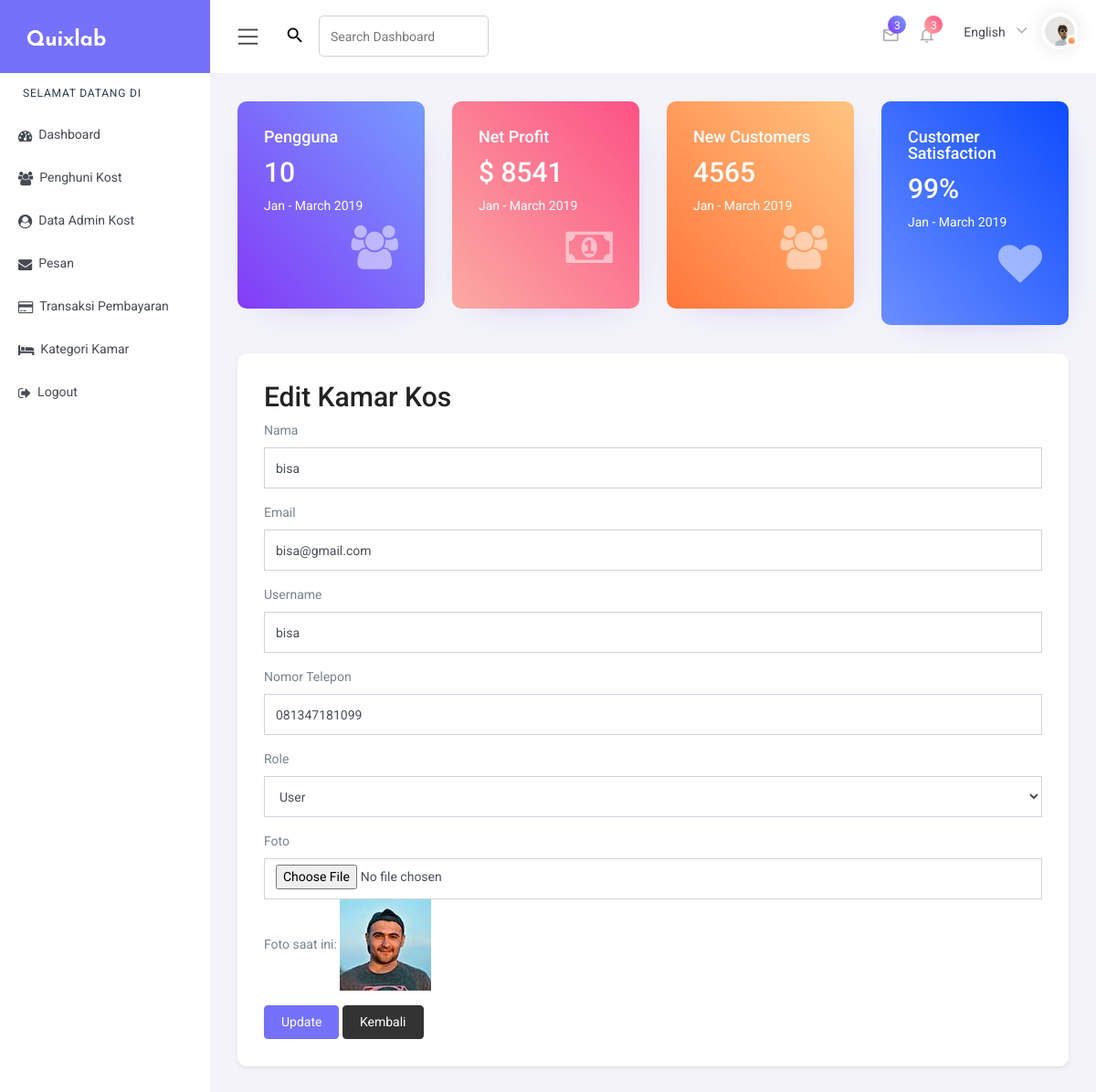
/edit3.php?id=8, run on the app's committed database.
### tables this page shows
CREATE TABLE `pengguna_222271` (
  `id_222271` int(11) NOT NULL,
  `nama_222271` varchar(100) NOT NULL,
  `email_222271` varchar(100) NOT NULL,
  `username_222271` varchar(255) NOT NULL,
  `nomorTelepon_222271` varchar(15) NOT NULL,
  `foto_222271` varchar(255) DEFAULT NULL,
  `role_222271` enum('user','admin') DEFAULT 'user',
  `password_222271` varchar(255) DEFAULT NULL,
  `last_updated` timestamp NULL DEFAULT NULL
);

### edit3.php (the view, shortened to what this page needs)
<?php
require 'config/fungsi.php';
$id_pengguna = isset($_GET['id']) ? intval($_GET['id']) : 0;
$query = "SELECT * FROM pengguna_222271 WHERE id_222271 = $id_pengguna";
$result = mysqli_query($db, $query);
$data = mysqli_fetch_assoc($result);
$totalPenghuniQuery = mysqli_query($db, "SELECT COUNT(*) AS total FROM pengguna_222271");
$totalPenghuni = mysqli_fetch_assoc($totalPenghuniQuery)['total'] ?? 0;
?>
<!DOCTYPE html>
<html lang="en">
<head>
    <link href="main/css/pignose.calendar.min.css" rel="stylesheet" />
    <link rel="stylesheet" href="main/css/chartist.min.css" />
    <link rel="stylesheet" href="css/chartist-plugin-tooltip.css" />
    <link href="main/css/style.css" rel="stylesheet" />
</head>
<body>
    <div id="main-wrapper">
        <div class="nav-header">
            <div class="brand-logo">
                <a href="index.html">
                    <span class="brand-title">
                        <img src="main/images/logo-text.png" alt="" />
                    </span>
                </a>
            </div>
        </div>
        <div class="header">
            <div class="header-content clearfix">
                <div class="nav-control">
                    <div class="hamburger">
                        <span class="toggle-icon"><i class="icon-menu"></i></span>
                    </div>
                </div>
                <div class="header-left">
                    <div class="input-group icons">
                        <div class="input-group-prepend">
                            <span
                                class="input-group-text bg-transparent border-0 pr-2 pr-sm-3"
                                id="basic-addon1"><i class="mdi mdi-magnify"></i></span>
                        </div>
                        <input
                            type="search"
                            class="form-control"
                            placeholder="Search Dashboard"
                            aria-label="Search Dashboard" />
                    </div>
                </div>
                <div class="header-right">
                    <ul class="clearfix">
                        <li class="icons dropdown">
                            <a href="javascript:void(0)" data-toggle="dropdown">
                                <i class="mdi mdi-email-outline"></i>
                                <span class="badge badge-pill gradient-1">3</span>
                            </a>
                        </li>
                        <li class="icons dropdown">
                            <a href="javascript:void(0)" data-toggle="dropdown">
                                <i class="mdi mdi-bell-outline"></i>
                                <span class="badge badge-pill gradient-2">3</span>
                            </a>
                        </li>
                        <li class="icons dropdown d-none d-md-flex">
                            <a
                                href="javascript:void(0)"
                                class="log-user"
                                data-toggle="dropdown">
                                <span>English</span>
                                <i class="fa fa-angle-down f-s-14" aria-hidden="true"></i>
                            </a>
                        </li>
                        <li class="icons dropdown">
                            <div
                                class="user-img c-pointer position-relative"
                                data-toggle="dropdown">
                                <span class="activity active"></span>
                                <img src="main/images/users/1.png" height="40" width="40" alt="" />
                            </div>
                        </li>
                    </ul>
                </div>
            </div>
        </div>
        <div class="nk-sidebar">
            <div class="nk-nav-scroll">
                <ul class="metismenu" id="menu">
                    <li class="nav-label">Selamat Datang Di</li>
                    <li>
                        <a href="dhasboard2.php">
                            <i class="fa fa-tachometer menu-icon"></i><span class="nav-text">Dashboard</span>
                        </a>
                    </li>
                    <li>
                        <a href="dataUser2.php">
                            <i class="fa fa-users menu-icon"></i><span class="nav-text">Penghuni Kost</span>
                        </a>
                    </li>
                    <li>
                        <a href="dataAdmin2.php">
                            <i class="fa fa-user-circle menu-icon"></i><span class="nav-text">Data Admin Kost</span>
                        </a>
                    </li>
                    <li>
                        <a href="./pesan.html">
                            <i class="fa fa-envelope menu-icon"></i><span class="nav-text">Pesan</span>
                        </a>
                    </li>
                    <li>
                        <a href="addTransaksi2.php">
                            <i class="fa fa-credit-card menu-icon"></i><span class="nav-text">Transaksi Pembayaran</span>
                        </a>
                    </li>
                    <li>
                        <a href="dataKost2.php">
                            <i class="fa fa-bed menu-icon"></i><span class="nav-text">Kategori Kamar</span>
                        </a>
                    </li>
                    <li>
                        <a href="logout.php">
                            <i class="fa fa-sign-out menu-icon"></i><span class="nav-text">Logout</span>
                        </a>
                    </li>
                </ul>
            </div>
        </div>
        <div class="content-body">
            <div class="container-fluid mt-3">
                <div class="row">
                    <div class="col-lg-3 col-sm-6">
                        <div class="card gradient-1">
                            <div class="card-body">
                                <h3 class="card-title text-white">Pengguna</h3>
                                <div class="d-inline-block">
                                    <h2 class="numbers text-white"><?php echo $totalPenghuni; ?></h2>
                                    <p class="text-white mb-0">Jan - March 2019</p>
                                </div>
                                <span class="float-right display-5 opacity-5"><i class="fa fa-users"></i></span>
                            </div>
                        </div>
                    </div>
                    <div class="col-lg-3 col-sm-6">
                        <div class="card gradient-2">
                            <div class="card-body">
                                <h3 class="card-title text-white">Net Profit</h3>
                                <div class="d-inline-block">
                                    <h2 class="text-white">$ 8541</h2>
                                    <p class="text-white mb-0">Jan - March 2019</p>
                                </div>
                                <span class="float-right display-5 opacity-5"><i class="fa fa-money"></i></span>
                            </div>
                        </div>
                    </div>
                    <div class="col-lg-3 col-sm-6">
                        <div class="card gradient-3">
                            <div class="card-body">
                                <h3 class="card-title text-white">New Customers</h3>
                                <div class="d-inline-block">
                                    <h2 class="text-white">4565</h2>
                                    <p class="text-white mb-0">Jan - March 2019</p>
                                </div>
                                <span class="float-right display-5 opacity-5"><i class="fa fa-users"></i></span>
                            </div>
                        </div>
                    </div>
                    <div class="col-lg-3 col-sm-6">
                        <div class="card gradient-4">
                            <div class="card-body">
                                <h3 class="card-title text-white">Customer Satisfaction</h3>
                                <div class="d-inline-block">
                                    <h2 class="text-white">99%</h2>
                                    <p class="text-white mb-0">Jan - March 2019</p>
                                </div>
                                <span class="float-right display-5 opacity-5"><i class="fa fa-heart"></i></span>
                            </div>
                        </div>
                    </div>
                </div>
                <div class="row">
                    <div class="col-lg-12">
                        <div class="row">
                            <div class="col-12"></div>
                        </div>
                    </div>
                </div>
                <div class="row">
                    <div class="col-lg-12">
                        <div class="card shadow-sm">
                            <div class="card-body">
                                <div class="active-member">
                                    <div class="details">
                                        <div class="recentOrders">
                                            <div class="cardHeader">
                                                <h2>Edit Kamar Kos</h2>
                                            </div>
                                            <form action="" method="POST" enctype="multipart/form-data">
                                                <div class="form-group mb-3">
                                                    <label for="nama_222271">Nama</label>
                                                    <input type="text" name="nama_222271" id="nama_222271" class="form-control" value="<?= htmlspecialchars($data['nama_222271']); ?>" required>
                                                </div>
                                                <div class="form-group mb-3">
                                                    <label for="email_222271">Email</label>
                                                    <input type="email" name="email_222271" id="email_222271" class="form-control" value="<?= htmlspecialchars($data['email_222271']); ?>" required>
                                                </div>
                                                <div class="form-group mb-3">
                                                    <label for="username_222271">Username</label>
                                                    <input type="text" name="username_222271" id="username_222271" class="form-control" value="<?= htmlspecialchars($data['username_222271']); ?>" required>
                                                </div>
                                                <div class="form-group mb-3">
                                                    <label for="nomorTelepon_222271">Nomor Telepon</label>
                                                    <input type="text" name="nomorTelepon_222271" id="nomorTelepon_222271" class="form-control" value="<?= htmlspecialchars($data['nomorTelepon_222271']); ?>" required>
                                                </div>
                                                <div class="form-group mb-3">
                                                    <label for="role_222271">Role</label>
                                                    <select name="role_222271" id="role_222271" class="form-control" required>
                                                        <option value="user" <?= $data['role_222271'] === 'user' ? 'selected' : ''; ?>>User</option>
                                                    </select>
                                                </div>
                                                <div class="form-group mb-3">
                                                    <label for="foto_222271">Foto</label>
                                                    <input type="file" name="foto_222271" id="foto_222271" class="form-control" accept="image/*">
                                                    <p>Foto saat ini: <img src="<?= htmlspecialchars($data['foto_222271']); ?>" alt="Foto" width="100"></p>
                                                </div>
                                                <button type="submit" class="btn btn-primary" name="update">Update</button>
                                                <button type="button" class="btn btn-dark" onclick="window.location.href='dataUser2.php'">Kembali</button>
                                            </form>
                                        </div>
                                    </div>
                                </div>
                            </div>
                        </div>
                    </div>
                </div>
</body>
</html>

### data on the page
pengguna_222271: nama_222271 "bisa", email_222271 "bisa@gmail.com", username_222271 "bisa", nomorTelepon_222271 "081347181099", role_222271 "User", foto_222271 (picture)

### other printed values
$totalPenghuni "10"
